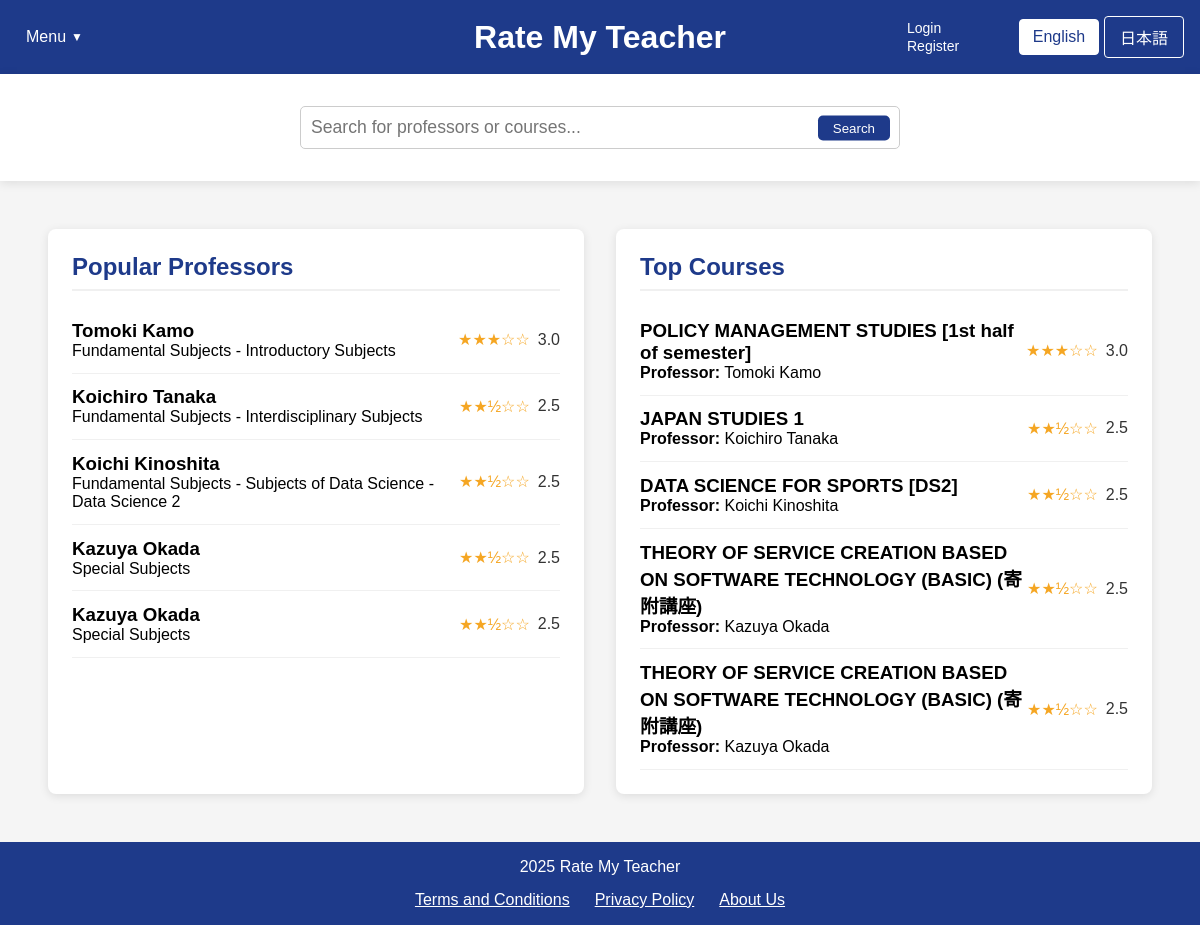
The app's page /home.php with its own data.
### tables this page shows
CREATE TABLE professors (
        id INTEGER PRIMARY KEY AUTOINCREMENT,
        name TEXT NOT NULL,
        department TEXT,
        bio TEXT,
        avg_content_quality REAL DEFAULT 0,
        avg_difficulty REAL DEFAULT 0,
        overall_rating REAL DEFAULT 0,
        review_count INTEGER DEFAULT 0
    );

CREATE TABLE courses (
        id INTEGER PRIMARY KEY AUTOINCREMENT,
        name TEXT NOT NULL,
        course_code TEXT,
        description TEXT,
        professor_id INTEGER,
        semester TEXT,
        avg_content_quality REAL DEFAULT 0,
        avg_difficulty REAL DEFAULT 0,
        overall_rating REAL DEFAULT 0,
        review_count INTEGER DEFAULT 0,
        FOREIGN KEY (professor_id) REFERENCES professors(id) ON DELETE SET NULL
    );

### home.php (the view, shortened to what this page needs)
<?php
$isLoggedIn = isset($_SESSION["loggedin"]) && $_SESSION["loggedin"] === true;
require_once 'config.php';
function getTopProfessors($limit = 5) {
    global $conn;
    $professors = [];
    try {
        $ratingCount = 0;
        $ratingCheckResult = $conn->query("SELECT COUNT(*) as count FROM ratings");
        if ($ratingCheckResult) {
            $ratingCountRow = $ratingCheckResult->fetchArray(SQLITE3_ASSOC);
            $ratingCount = $ratingCountRow['count'];
        }
        if ($ratingCount > 0) {
            $hasProfRatingColumns = false;
            $columnsResult = $conn->query("PRAGMA table_info(professors)");
            while ($col = $columnsResult->fetchArray(SQLITE3_ASSOC)) {
                if ($col['name'] === 'avg_content_quality' || $col['name'] === 'overall_rating') {
                    $hasProfRatingColumns = true;
                    break;
                }
            }
            if ($hasProfRatingColumns) {
                $stmt = $conn->prepare("
                    SELECT id, name, department,
                           COALESCE(overall_rating, (avg_content_quality + avg_difficulty) / 2) as avg_rating,
                           COALESCE(avg_content_quality, 0) as avg_content_quality,
                           COALESCE(avg_difficulty, 0) as avg_difficulty,
                           COALESCE(review_count, 0) as review_count
                    FROM professors
                    WHERE COALESCE(review_count, 0) > 0
                    ORDER BY avg_rating DESC, review_count DESC
                    LIMIT :limit
                ");
            }
            $stmt->bindValue(':limit', $limit, SQLITE3_INTEGER);
            $result = $stmt->execute();
            while ($row = $result->fetchArray(SQLITE3_ASSOC)) {
                if (isset($row['avg_rating']) && $row['avg_rating'] !== null) {
                    $row['avg_rating'] = number_format((float)$row['avg_rating'], 1);
                } else {
                    $row['avg_rating'] = "N/A";
                }
                $professors[] = $row;
            }
        }
    } catch (Exception $e) {
        error_log("Error fetching top professors: " . $e->getMessage());
    }
    return $professors;
}
function getTopCourses($limit = 5) {
    global $conn;
    $courses = [];
    try {
        $ratingCount = 0;
        $ratingCheckResult = $conn->query("SELECT COUNT(*) as count FROM ratings");
        if ($ratingCheckResult) {
            $ratingCountRow = $ratingCheckResult->fetchArray(SQLITE3_ASSOC);
            $ratingCount = $ratingCountRow['count'];
        }
        if ($ratingCount > 0) {
            $hasCourseRatingColumns = false;
            $columnsResult = $conn->query("PRAGMA table_info(courses)");
            while ($col = $columnsResult->fetchArray(SQLITE3_ASSOC)) {
                if ($col['name'] === 'avg_content_quality') {
                    $hasCourseRatingColumns = true;
                    break;
                }
            }
            if ($hasCourseRatingColumns) {
                $stmt = $conn->prepare("
                    SELECT c.id, c.name as course_name, c.course_code,
                        COALESCE(c.avg_content_quality, 0) as avg_content_quality,
                        COALESCE(c.avg_difficulty, 0) as avg_difficulty,
                        (COALESCE(c.avg_content_quality, 0) + (5 - COALESCE(c.avg_difficulty, 0))) / 2 as avg_rating,
                        COALESCE(c.review_count, 0) as review_count,
                        p.name as professor_name
                    FROM courses c
                    LEFT JOIN professors p ON c.professor_id = p.id
                    WHERE COALESCE(c.review_count, 0) > 0
                    ORDER BY avg_rating DESC, review_count DESC
                    LIMIT :limit
                ");
            }
            $stmt->bindValue(':limit', $limit, SQLITE3_INTEGER);
            $result = $stmt->execute();
            while ($row = $result->fetchArray(SQLITE3_ASSOC)) {
                if (isset($row['avg_rating']) && $row['avg_rating'] !== null) {
                    $row['avg_rating'] = number_format((float)$row['avg_rating'], 1);
                } else {
                    $row['avg_rating'] = "N/A";
                }
                $courses[] = $row;
            }
        }
    } catch (Exception $e) {
        error_log("Error fetching top courses: " . $e->getMessage());
    }
    return $courses;
}
$topProfessors = getTopProfessors(5);
$topCourses = getTopCourses(5);
?>
<!DOCTYPE html>
<html lang="en">
<head>
    <link rel="stylesheet" href="css/style.css">
</head>
<body>
    <div class="container">
        <header>
            <div class="header-left">
                <div class="dropdown">
                    <?php
                    $currentLang = isset($_COOKIE['language']) && $_COOKIE['language'] == 'ja' ? 'ja' : 'en';
                    $menuLabel = $currentLang == 'ja' ? 'メニュー' : 'Menu';
                    $logoutLabel = $currentLang == 'ja' ? 'ログアウト' : 'Logout';
                    $loginLabel = $currentLang == 'ja' ? 'ログイン' : 'Login';
                    $registerLabel = $currentLang == 'ja' ? '登録' : 'Register';
                    ?>
                    <button class="dropbtn"><?php echo $menuLabel; ?></button>
                </div>
            </div>
            <div class="header-center">
                <div class="logo">
                    <h1><a href="home.php" style="color: white; text-decoration: none;"><?php echo $currentLang == 'ja' ? 'Rate My Teacher' : 'Rate My Teacher'; ?></a></h1>
                </div>
            </div>
            <div class="header-right">
                <div class="auth-links">
                    <?php if ($isLoggedIn): ?>
                        <a href="logout.php"><?php echo $logoutLabel; ?></a>
                    <?php else: ?>
                        <a href="login.php"><?php echo $loginLabel; ?></a>
                        <a href="register.php"><?php echo $registerLabel; ?></a>
                    <?php endif; ?>
                </div>
                <div class="language-toggle">
                    <a href="?lang=en" class="<?php echo (!isset($_COOKIE['language']) || $_COOKIE['language'] == 'en') ? 'active' : ''; ?>"
                    style="display:inline-block; width:80px; text-align:center; padding:8px 0; margin-right:5px;
                            background:<?php echo (!isset($_COOKIE['language']) || $_COOKIE['language'] == 'en') ? 'white' : 'transparent'; ?>;
                            color:<?php echo (!isset($_COOKIE['language']) || $_COOKIE['language'] == 'en') ? '#1e3a8a' : 'white'; ?>;
                            text-decoration:none; border:1px solid white; border-radius:4px;"
                    onclick="document.cookie='language=en; path=/; max-age=2592000'; return true;">
                    English
                    </a>
                    <a href="?lang=ja" class="<?php echo (isset($_COOKIE['language']) && $_COOKIE['language'] == 'ja') ? 'active' : ''; ?>"
                    style="display:inline-block; width:80px; text-align:center; padding:8px 0;
                            background:<?php echo (isset($_COOKIE['language']) && $_COOKIE['language'] == 'ja') ? 'white' : 'transparent'; ?>;
                            color:<?php echo (isset($_COOKIE['language']) && $_COOKIE['language'] == 'ja') ? '#1e3a8a' : 'white'; ?>;
                            text-decoration:none; border:1px solid white; border-radius:4px;"
                    onclick="document.cookie='language=ja; path=/; max-age=2592000'; return true;">
                    日本語
                    </a>
                </div>
        </header>
        <div class="search-container">
            <div class="search-bar" style="position: relative !important;">
                <input type="text" id="searchInput" placeholder="<?php echo $currentLang == 'ja' ? '教授やコースを検索...' : 'Search for professors or courses...'; ?>" style="width: 100%; padding: 10px; border-radius: 5px; border: 1px solid #ccc;">
                <button id="searchButton" style="position: absolute; right: 10px; top: 50%; transform: translateY(-50%); background: #1e3a8a; color: white; border: none; padding: 5px 15px; border-radius: 5px; cursor: pointer;"><?php echo $currentLang == 'ja' ? '検索' : 'Search'; ?></button>
            </div>
        </div>
        <main style="flex: 1; display: flex; padding: 2rem;">
            <div id="popular-professors" class="content-box" style="flex: 1; background-color: white; margin: 1rem; padding: 1.5rem; border-radius: 8px; box-shadow: 0 2px 10px rgba(0,0,0,0.1);">
                <h2><?php echo $currentLang == 'ja' ? '人気の教授' : 'Popular Professors'; ?></h2>
                <div class="professor-list">
                    <?php foreach ($topProfessors as $professor): ?>
                    <a href="professor_page_template.php?name=<?php echo urlencode($professor['english_name']); ?>&lang=<?php echo $currentLang; ?>" style="text-decoration: none; color: inherit;">
                        <div class="professor-item" data-id="<?php echo $isLoggedIn ? $professor['id'] : 'login-required'; ?>">
                            <div>
                                <h3><?php echo htmlspecialchars($professor['name']); ?></h3>
                                <p><?php echo htmlspecialchars($professor['department'] ?? 'Unknown Department'); ?></p>
                            </div>
                            <div class="rating">
                                <?php
                                if ($professor['avg_rating'] !== 'N/A' && $professor['avg_rating'] > 0) {
                                    $fullStars = floor($professor['avg_rating']);
                                    $hasHalfStar = $professor['avg_rating'] - $fullStars >= 0.5;
                                    echo str_repeat('★', $fullStars);
                                    echo $hasHalfStar ? '½' : '';
                                    echo str_repeat('☆', 5 - $fullStars - ($hasHalfStar ? 1 : 0));
                                    echo ' <span>' . $professor['avg_rating'] . '</span>';
                                } else {
                                    echo '☆☆☆☆☆ <span>No ratings</span>';
                                }
                                ?>
                            </div>
                        </div>
                    </a>
                    <?php endforeach; ?>
                </div>
            </div>
            <div id="top-courses" class="content-box" style="flex: 1; background-color: white; margin: 1rem; padding: 1.5rem; border-radius: 8px; box-shadow: 0 2px 10px rgba(0,0,0,0.1);">
                <h2><?php echo $currentLang == 'ja' ? '人気のコース' : 'Top Courses'; ?></h2>
                <div class="course-list">
<?php foreach ($topCourses as $course): ?>
    <a href="course.php?course=<?php echo urlencode($course['english_course_name']); ?>&professor=<?php echo urlencode($course['professor_name'] ?? ''); ?>&lang=<?php echo $currentLang;?>" style="text-decoration: none; color: inherit;">
        <div class="course-item" data-id="<?php echo $isLoggedIn ? $course['id'] : 'login-required'; ?>">
            <div>
                <h3><?php echo htmlspecialchars($course['course_name'] ?? $course['name']); ?></h3>
                <p><strong>Professor:</strong> <?php echo htmlspecialchars($course['professor_name'] ?? 'Unknown Professor'); ?></p>
            </div>
            <div class="rating">
                <?php
                if ($course['avg_rating'] !== 'N/A' && $course['avg_rating'] > 0) {
                    $fullStars = floor($course['avg_rating']);
                    $hasHalfStar = $course['avg_rating'] - $fullStars >= 0.5;
                    echo str_repeat('★', $fullStars);
                    echo $hasHalfStar ? '½' : '';
                    echo str_repeat('☆', 5 - $fullStars - ($hasHalfStar ? 1 : 0));
                    echo ' <span>' . $course['avg_rating'] . '</span>';
                } else {
                    echo '☆☆☆☆☆ <span>No ratings</span>';
                }
                ?>
            </div>
        </div>
    </a>
<?php endforeach; ?>
                </div>
            </div>
        </main>
        <footer style="background-color: #1e3a8a; color: white; text-align: center; padding: 1rem; width: 100%;">
            <p>2025 Rate My Teacher</p>
            <div style="display: flex; flex-wrap: wrap; justify-content: center; margin-top: 15px; gap: 25px;">
                <a href="ToS.php?lang=<?php echo $currentLang; ?>" style="color: white; text-decoration: underline;">
                    <?php echo $currentLang == 'ja' ? '利用規約' : 'Terms and Conditions'; ?>
                </a>
                <a href="privacy_policy.php?lang=<?php echo $currentLang; ?>" style="color: white; text-decoration: underline;">
                    <?php echo $currentLang == 'ja' ? 'プライバシーポリシー' : 'Privacy Policy'; ?>
                </a>
                <a href="about_us.php?lang=<?php echo $currentLang; ?>" style="color: white; text-decoration: underline;">
                    <?php echo $currentLang == 'ja' ? '私たちについて' : 'About Us'; ?>
                </a>
            </div>
        </footer>
    </div>
</body>
</html>

### css/style.css (style rules this page uses)
body { font-family: Arial, sans-serif; background-color: #f5f5f5; margin: 0; padding: 0; }
a { color: #1e3a8a; text-decoration: none; }

### home.php (style rules this page uses)
* { margin: 0; padding: 0; box-sizing: border-box; font-family: 'Arial', sans-serif; }
body { background-color: #f5f5f5; }
.container { width: 100%; min-height: 100vh; display: flex; flex-direction: column; }
header { background-color: #1e3a8a; color: white; padding: 1rem; display: flex; justify-content: space-between; align-items: center; }
.header-left { width: 25%; }
.header-center { width: 50%; text-align: center; }
.header-right { width: 25%; display: flex; justify-content: flex-end; align-items: center; }
.auth-links { margin-right: 15px; }
.auth-links a, .auth-links span { color: white; text-decoration: none; margin-left: 15px; font-size: 14px; }
.logo { display: flex; flex-direction: column; align-items: center; }
.dropdown { position: relative; display: inline-block; }
.dropbtn { background-color: transparent; color: white; padding: 10px; font-size: 16px; border: none; cursor: pointer; display: flex; align-items: center; }
.dropbtn::after { content: "▼"; font-size: 12px; margin-left: 5px; }
.language-toggle { display: flex; align-items: center; }
.search-container { width: 100%; display: flex; justify-content: center; padding: 2rem; background-color: white; box-shadow: 0 2px 10px rgba(0,0,0,0.1); }
.search-bar { width: 60%; max-width: 600px; position: relative !important; }
.search-bar input { width: 100%; padding: 1rem; border: 2px solid #ff0000; border-radius: 50px; font-size: 1.1rem; }
.search-bar button { position: absolute; right: 10px; top: 50%; transform: translateY(-50%); background-color: #1e3a8a; color: white; border: none; border-radius: 50px; padding: 0.5rem 1.5rem; cursor: pointer; }
main { flex: 1; display: flex; padding: 2rem; }
.content-box { flex: 1; background-color: white; margin: 1rem; padding: 1.5rem; border-radius: 8px; box-shadow: 0 2px 10px rgba(0,0,0,0.1); }
.content-box h2 { color: #1e3a8a; margin-bottom: 1rem; border-bottom: 2px solid #f0f0f0; padding-bottom: 0.5rem; }
.professor-item, .course-item { display: flex; align-items: center; padding: 0.8rem 0; border-bottom: 1px solid #f0f0f0; cursor: pointer; transition: background-color 0.2s; }
.rating { display: flex; align-items: center; margin-left: auto; color: #f5a623; }
.rating span { margin-left: 0.5rem; color: #333; }
footer { background-color: #1e3a8a; color: white; text-align: center; padding: 1rem; }

### records on screen
professors: name "Tomoki Kamo", department "Fundamental Subjects - Introductory Subjects", fullStars "★★★", hasHalfStar "☆☆", avg_rating "3.0"
professors: name "Koichiro Tanaka", department "Fundamental Subjects - Interdisciplinary Subjects", fullStars "★★", shows "½", hasHalfStar "☆☆", avg_rating "2.5"
professors: name "Koichi Kinoshita", department "Fundamental Subjects - Subjects of Data Science - Data Science 2", fullStars "★★", shows "½", hasHalfStar "☆☆", avg_rating "2.5"
professors: name "Kazuya Okada", department "Special Subjects", fullStars "★★", shows "½", hasHalfStar "☆☆", avg_rating "2.5"
courses: name "POLICY MANAGEMENT STUDIES [1st half of semester]", professor.name "Tomoki Kamo", fullStars "★★★", hasHalfStar "☆☆", avg_rating "3.0"
courses: name "JAPAN STUDIES 1", professor.name "Koichiro Tanaka", fullStars "★★", shows "½", hasHalfStar "☆☆", avg_rating "2.5"
courses: name "DATA SCIENCE FOR SPORTS [DS2]", professor.name "Koichi Kinoshita", fullStars "★★", shows "½", hasHalfStar "☆☆", avg_rating "2.5"
courses: name "THEORY OF SERVICE CREATION BASED ON SOFTWARE TECHNOLOGY (BASIC) (寄附講座)", professor.name "Kazuya Okada", fullStars "★★", shows "½", hasHalfStar "☆☆", avg_rating "2.5"

### other values on screen
$loginLabel "Login"
$registerLabel "Register"
